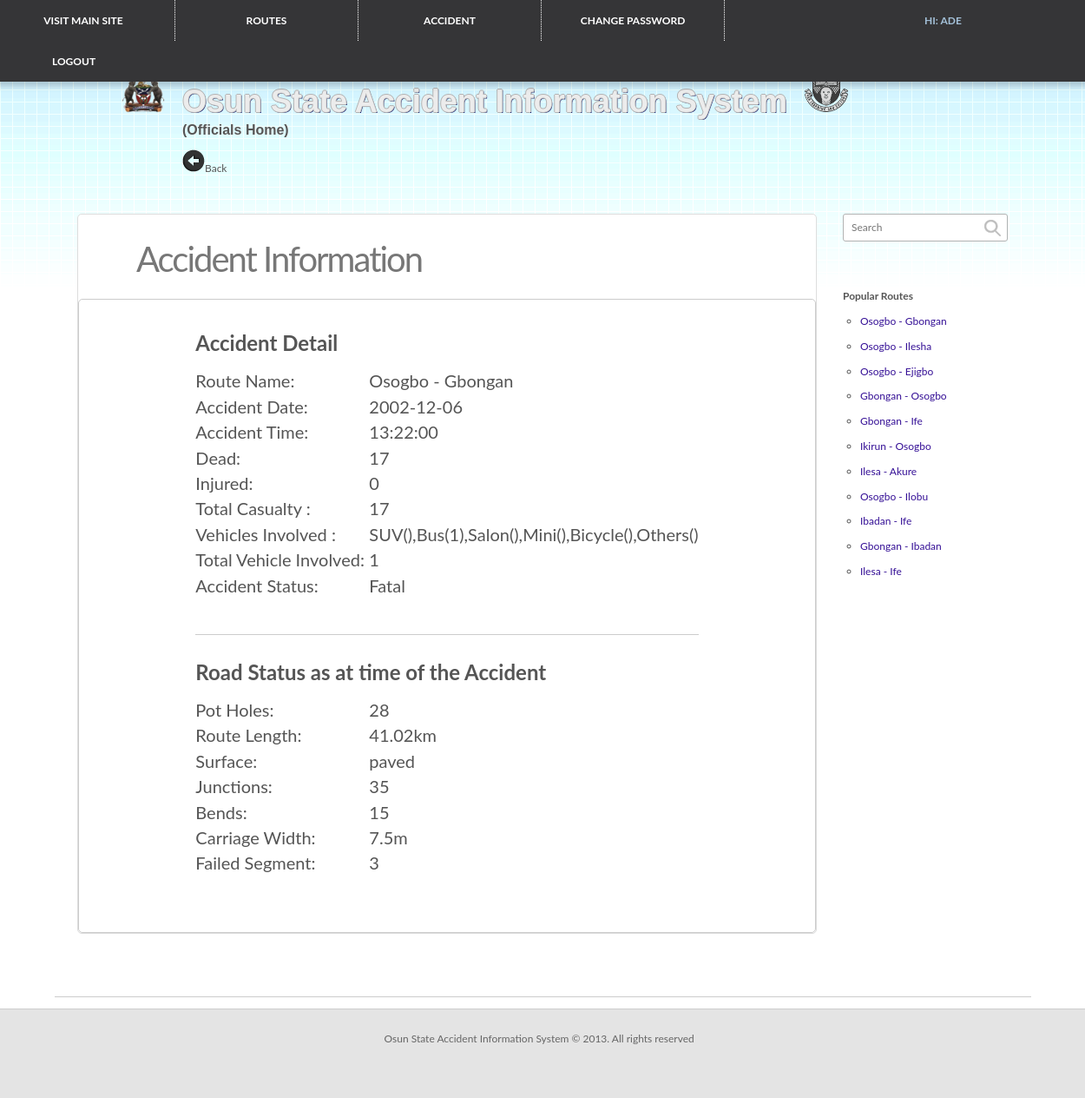
Screenshot of /officials/accident_info.php?id=129 (signed in) with the database file from the repository.
### tables this page shows
CREATE TABLE `routes` (
  `route_id` int(10) NOT NULL auto_increment,
  `route_name` varchar(50) NOT NULL,
  `pot_holes` int(10) NOT NULL,
  `route_length` double NOT NULL,
  `carriage_width` double NOT NULL,
  `surface` varchar(20) NOT NULL,
  `junctions` int(10) NOT NULL,
  `bends` int(10) NOT NULL,
  `failed_segment` int(10) NOT NULL,
  `state` varchar(50) NOT NULL,
  `fatality_rate` double default '0',
  `fatality_density` double default '0',
  `casualty_density` double default '0',
  `total_accidents` int(11) NOT NULL default '0',
  `dead` int(5) NOT NULL default '0',
  `injured` int(5) NOT NULL default '0',
  `casualty` int(5) NOT NULL default '0',
  PRIMARY KEY  (`route_id`)
);

CREATE TABLE `accidents` (
  `id` int(11) NOT NULL auto_increment,
  `route_id` int(11) NOT NULL,
  `date` date NOT NULL,
  `time` time NOT NULL,
  `number_of_dead` int(10) NOT NULL,
  `number_injured` int(10) NOT NULL,
  `casualty` int(10) NOT NULL,
  `total_vehicle` varchar(10) NOT NULL,
  `type` varchar(50) NOT NULL,
  `salon` varchar(5) default '0',
  `bus` varchar(5) default '0',
  `suv` varchar(5) NOT NULL default '0',
  `bicycle` varchar(5) NOT NULL default '0',
  `others` varchar(5) NOT NULL default '0',
  `mini` varchar(5) NOT NULL default '0',
  `surface` varchar(50) NOT NULL default 'paved',
  `pot_holes` int(5) NOT NULL default '0',
  `failed_segment` int(5) NOT NULL,
  `junctions` int(5) NOT NULL default '0',
  `bends` int(5) NOT NULL default '0',
  `carriage_width` double NOT NULL default '0',
  `route_length` double NOT NULL default '0',
  PRIMARY KEY  (`id`)
);

### model/mysql.php (called while the page is built, shortened)
<?php
final class mysql {
	public function __construct() {
		if (!$this->handle = mysql_connect(SERVER, USERNAME, PASSWORD)) {
      		exit('Error: Could not establish  connection to database using ' . USERNAME . '@' . SERVER);
    	}
  	}
  	private function query($sql) {
	$result=array();
	$resource=mysql_query($sql);
	if(@mysql_num_rows($resource)>0){
	 while($value=mysql_fetch_assoc($resource)){
	 $result[]=$value;
	 }
	 return $result;
	 }
	else return NULL;
  	}
	function load_an_accident($id){
	$sql="SELECT accidents.*, routes.route_name FROM accidents, routes WHERE id='$id' AND accidents.route_id=routes.route_id ";
	return $this->query($sql);
	}
	function loadRoutes(){
	$sql="SELECT * FROM routes";
	return $this->query($sql);
	}
}
?>

### officials/accident_info.php (the view, shortened to what this page needs)
<?php
if(!($id=$_GET['id'])){
header('location:index.php');
}
include '../model/mysql.php';
$main=new mysql();
if(!($accident=$main->load_an_accident($id))){
header('location:index.php');
}
$routes=$main->loadRoutes();
$accident= $accident[0];
?>
<!DOCTYPE html>
<html >
<head>
        <link href="../css/css" rel="stylesheet" type="text/css">
<link href="css/css" rel="stylesheet" type="text/css">
        <link rel="stylesheet" href="../css/flick/jquery-ui-1.8.16.custom.css" type="text/css" />
                <link href="../css/style.css" media="all" rel="stylesheet" type="text/css">
<link href="../font/stylesheet.css" rel="stylesheet" type="text/css" />
<link href="../css/styles.css" rel="stylesheet" type="text/css" />
</head>
<body >
 <div id="main-wrapper" style="padding-top: 47px; background: url('img/bg.png') repeat-x">
 <div id="main-wrapper-header">
    <header class="main-header">
    <div class="container-fluid">
 <nav class="main-nav" style="float:none">
   <ul>
     <li>
                                <a href="../index.php" fsource="loggedin_Buyer_home" style="color:#FFF; border-left:1px dotted  #fff; width:150px; margin-left:-40px" ><center>Visit Main Site</center></a>                            </li>
<li class="js-top-menu-sales">
<a href="index.php" fsource="loggedin_Seller_ManageSales" style="color: #FFF; border-left:1px dotted  #fff; width:150px">
<center>Routes</center></a>                                </li>
<li class="js-top-menu-sales"><a href="accident.php" fsource="loggedin_Seller_ManageSales" style=" border-left:1px dotted  #fff; border-right:1px dotted  #fff; color:#FFF; width:150px"><center> Accident  </center>                                     </a>                                </li>
 <li class="js-top-menu-sales"><a href="change_password.php" fsource="loggedin_Seller_ManageSales" style=" border-right:1px dotted  #fff; color:#FFF; width:150px"><center> Change Password  </center>                                     </a>                                </li>
<li><a href="" style="color: #A4C1D9; margin-left:200px">     <center> Hi: <?php echo $_SESSION['official'][0]['username'] ?>     </center> </a></li>
<li> <a href="../logout.php" style="color: #fff; ">     <center> Logout </center> </a></li>
                      </ul></nav></center>
    </div>
                </header>
</div>
<div class="main-content" style=" background: url('../img/bg.png') repeat-x" >
<div class="db-container container-fluid" style=" background: url('img/bg.png') repeat-x" ><br/><br/>
<div class="span7" style="margin-left:110px" >
			<div class="visible-desktop" id="icon">
				<img src="../img/icon.png" style="width:50px; height:50px; margin-top:4px" />
			</div>
			<div id="app-name">
				<h1 style="font-size:36px; margin-top:-15px " >Osun State Accident Information System&nbsp;&nbsp;<img src="../img/logo.png" width="50px" height="48px" />
                                              </h1><br/>
                <h2 style="font-size:16px">(Officials Home)</h2><br/>
    <div style=""><img  onClick="history.back()" src="../images/arrow-top.png">Back</div>
    <br/>
 </div>
            </div>
            <br/><br/>
                        <div class="row-fluid" style="width:1300px; padding-right:0px">
                            <div class="span12">
                            <aside class="db-sidebar">
                              <div class="db-sidebar-inner">
                                        <div class="db-search hint--left cf" data-hint="Search">
                                        <form name="search" action="" >
                                            <input id="query" name="query" type="search" value=""  placeholder="Search">
                                            <input type="image" src="../images/btn-search-icon.png" alt="Go" class="btn-search" style="cursor: default !important;"><br/>
                                       </form> </div>
                                  <nav class="db-na"><br/><br/><br/>
                                  <p><b>Popular Routes</b></p><br/>
                                            <ol style="list-style:circle; padding-left:20px">
                                            <?php $i=0; foreach($routes as $rt){ if($i<12){ ?>
                                                <li ><a href="" fsource="loggedin_Inbox"><?php echo $rt['route_name'] ?></a></li><br/>
                                               <?php $i++; }} ?>
                                            </ol>
                                </nav>
                                  </div>
                          </aside>
                                <section class="db-content db-content-conversation-detail">
                                    <header class="db-header header-nobot cf">
                                        <h1 class="with-thumb">Accident Information</h1>
                                    </header>
<div class="db-tabs-wrapper">
<center><div id="info" style="width:620px; font-size:20px; "><br/>
					<br/><br/>
                    <table>
                    <tr><td colspan="2" style="font-size:24px" > <b>Accident Detail</b><br/><br/><br/></td></tr>
                    <tr ><td style="width:200px"><p style="margin-bottom:15px">Route Name:</p></td><td><p><?php echo $accident['route_name'] ?></p></tr>
                     <tr ><td style="width:200px"><p style="margin-bottom:15px">Accident Date:</p></td><td><p><?php echo $accident['date'] ?></p></td></tr>
                     <tr ><td style="width:200px"><p style="margin-bottom:15px">Accident Time:</p></td><td><p><?php echo $accident['time'] ?></p></td></tr>
                     <tr ><td style="width:200px"><p style="margin-bottom:15px">Dead:</p></td><td><p><?php echo $accident['number_of_dead'] ?></p></tr>
                     <tr ><td style="width:200px"><p style="margin-bottom:15px">Injured:</p></td><td><p><?php echo $accident['number_injured'] ?></p></tr>
                     <tr ><td style="width:200px"><p style="margin-bottom:15px">Total Casualty :</p></td><td><p><?php echo $accident['casualty'] ?></p></tr>
                      <tr ><td style="width:200px"><p style="margin-bottom:15px">Vehicles Involved :</p></td><td><p> <?php if($accident['suv']!=0){ echo 'SUV('.$accident['suv'].'),';  }
						if($accident['bus']!=0){ echo 'Bus('.$accident['bus'].'),';  }
						if($accident['salon']!=0){ echo 'Salon('.$accident['salon'].'),';  }
						if($accident['mini']!=0){ echo 'Mini('.$accident['mini'].'),';  }
						if($accident['bicycle']!=0){ echo 'Bicycle('.$accident['bicycle'].'),';  }
						if($accident['others']!=0){ echo 'Others('.$accident['others'].')';  }
						 ?></p></tr>
                     <tr ><td style="width:200px"><p style="margin-bottom:15px">Total Vehicle Involved:</p></td><td><p><?php echo $accident['total_vehicle'] ?></p></td></tr>
                     <tr ><td style="width:200px"><p style="margin-bottom:15px">Accident Status:</p></td><td><p><?php echo $accident['type'] ?></p></td></tr>
                   <tr><td colspan="2"><br/><hr/><br/></td></tr>
                   <tr><td colspan="2" style="font-size:24px" > <b>Road Status as at time of the Accident</b><br/><br/><br/></td></tr>
                   <tr ><td style="width:200px"><p style="margin-bottom:15px">Pot Holes:</p></td><td><p><?php echo $accident['pot_holes'] ?></p></td></tr>
                    <tr> <td style="width:200px"><p style="margin-bottom:15px">Route Length:</p></td><td><p><?php echo $accident['route_length'] ?>km</p></td></tr>
                     <tr ><td style="width:200px"><p style="margin-bottom:15px">Surface:</p></td><td><p><?php echo $accident['surface'] ?></p></td></tr>
                    <tr ><td style="width:200px"><p style="margin-bottom:15px">Junctions:</p></td><td><p><?php echo $accident['junctions'] ?></p></td></tr>
                    <tr ><td style="width:200px"><p style="margin-bottom:15px">Bends:</p></td><td><p><?php echo $accident['bends'] ?></p></td></tr>
                     <tr ><td style="width:200px"><p style="margin-bottom:15px" >Carriage Width:</p></td><td><p><?php echo $accident['carriage_width'] ?>m</p></td></tr>
                     <tr ><td style="width:200px"><p style="margin-bottom:15px">Failed Segment:</p></td><td><p><?php echo $accident['failed_segment'] ?></p></td></tr>
                    </table>
					<p></p></div></center><br/><br/><br/><br/>
</div>
 </section>
</div>
</div>
</div>
 </div>
 <?php include '../footer.php' ?>
 </div>
</body></html>

### css/styles.css (style rules this page uses)
body { background: url('../img/bg.png') repeat-x; background-color: #fff; }
h1, h2, h3, h4, h5, h6 { text-shadow: white 0.02em 0.02em; font-family: 'QlassikBold', sans-serif; }
h2 { font-size: 2.3em; }
#icon { position: relative; float: left; margin-right: 20px; }
#app-name { position: relative; float: left; margin-top: 20px; margin-right: 20px; max-width:900px; }
#app-name h1 { font-size: 5.5em; font-size: 5.5em; color: #ECECEC; text-shadow: -1px 0 #B3B3B3, 0 1px #B3B3B3, 1px 0 #B3B3B3, 0 -1px #B3B3B3, #020763 0.03em 0.03em; }
.span7 { width:1100px; }

### officials/accident_info.php (style rules this page uses)
body { background: url('../img/bg.png') repeat-x; }

### rows the page displays
routes: route_name "Osogbo - Gbongan"
routes: route_name "Osogbo - Ilesha"
routes: route_name "Osogbo - Ejigbo"
routes: route_name "Gbongan - Osogbo"
routes: route_name "Gbongan - Ife"
routes: route_name "Ikirun - Osogbo"
routes: route_name "Ilesa - Akure"
routes: route_name "Osogbo - Ilobu"
routes: route_name "Ibadan - Ife"
routes: route_name "Gbongan - Ibadan"
routes: route_name "Ilesa - Ife"
accidents: route.route_name "Osogbo - Gbongan", date "2002-12-06", time "13:22:00", number_of_dead "17", number_injured "0", casualty "17", bus "1", total_vehicle "1", type "Fatal", pot_holes "28", route_length "41.02", surface "paved", junctions "35", bends "15", carriage_width "7.5", failed_segment "3"

### other values shown
$_SESSION['official'][0]['username'] "ADE"
